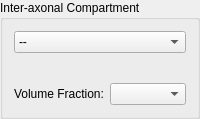
        <widget class="QGroupBox" name="groupBox_5">
         <property name="title">
          <string>Inter-axonal Compartment</string>
         </property>
         <layout class="QGridLayout" name="gridLayout_17">
          <item row="0" column="0">
           <widget class="QComboBox" name="m_Compartment2Box">
            <property name="toolTip">
             <string>Select signal model for intra-axonal compartment.</string>
            </property>
            <item>
             <property name="text">
              <string>--</string>
             </property>
            </item>
            <item>
             <property name="text">
              <string>Stick Model</string>
             </property>
            </item>
            <item>
             <property name="text">
              <string>Zeppelin Model</string>
             </property>
            </item>
            <item>
             <property name="text">
              <string>Tensor Model</string>
             </property>
            </item>
           </widget>
          </item>
          <item row="1" column="0">
           <widget class="QmitkZeppelinModelParametersWidget" name="m_ZeppelinWidget2" native="true"/>
          </item>
          <item row="2" column="0">
           <widget class="QmitkStickModelParametersWidget" name="m_StickWidget2" native="true"/>
          </item>
          <item row="3" column="0">
           <widget class="QmitkTensorModelParametersWidget" name="m_TensorWidget2" native="true"/>
          </item>
          <item row="4" column="0">
           <widget class="QmitkPrototypeSignalParametersWidget" name="m_PrototypeWidget2" native="true"/>
          </item>
          <item row="5" column="0">
           <widget class="QFrame" name="m_Comp2FractionFrame">
            <property name="frameShape">
             <enum>QFrame::NoFrame</enum>
            </property>
            <property name="frameShadow">
             <enum>QFrame::Raised</enum>
            </property>
            <layout class="QGridLayout" name="gridLayout_27">
             <property name="leftMargin">
              <number>0</number>
             </property>
             <property name="topMargin">
              <number>0</number>
             </property>
             <property name="rightMargin">
              <number>0</number>
             </property>
             <property name="bottomMargin">
              <number>0</number>
             </property>
             <item row="0" column="0">
              <widget class="QLabel" name="m_NoiseLabel_7">
               <property name="text">
                <string>Volume Fraction:</string>
               </property>
              </widget>
             </item>
             <item row="0" column="1">
              <widget class="QmitkDataStorageComboBoxWithSelectNone" name="m_Comp2VolumeFraction">
               <property name="toolTip">
                <string>Optional! If no volume fraction map for this compartment is set, the corresponding volume fractions are calculated from the input fibers.</string>
               </property>
              </widget>
             </item>
            </layout>
           </widget>
          </item>
         </layout>
        </widget>
